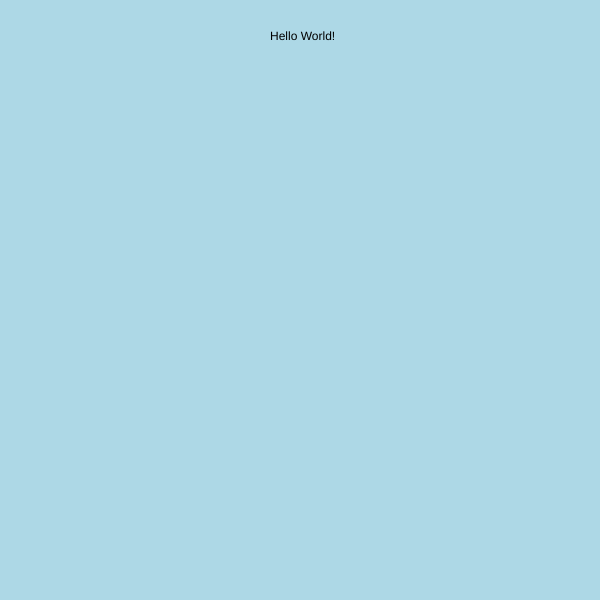
Frame 1 (no input)
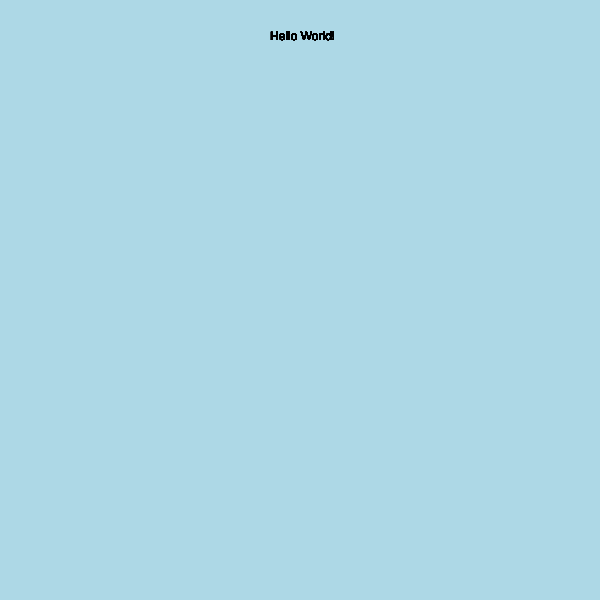
Frame 60 (no input)
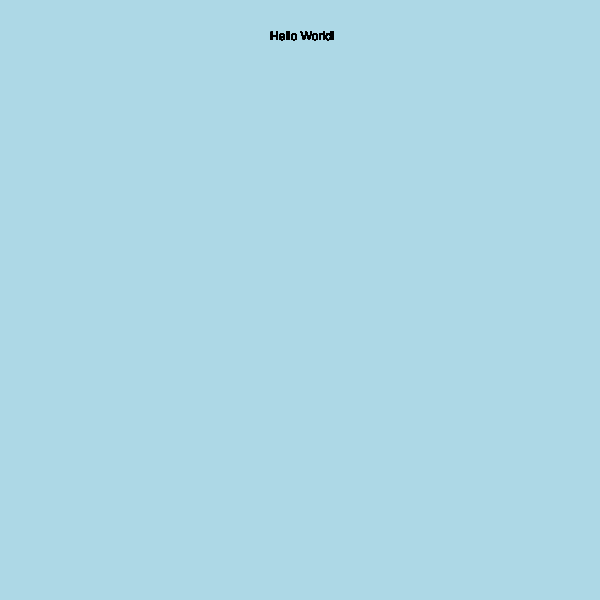
Frame 120 (the mouse pressed at the canvas centre since frame 60)

The p5.js sketch that drew these frames (run headless with seeded random() and noise() and a simulated clock; from frame 60 on, the mouse is pressed at the canvas centre):

// p5.js sketch
// ── sketch.js
function setup(){
  // creates a canvas that is 600px wide by 400 px wide
  createCanvas(600, 600);
  // colors the background cyan
  background( 'lightblue');
}

function draw(){
  // uses the text function to write "Hello world"
  text("Hello World!",270,40);
}
